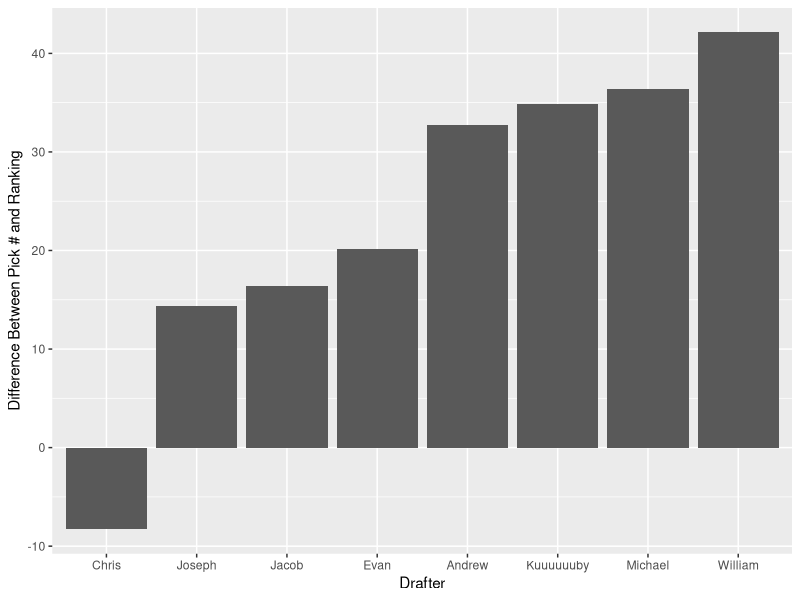
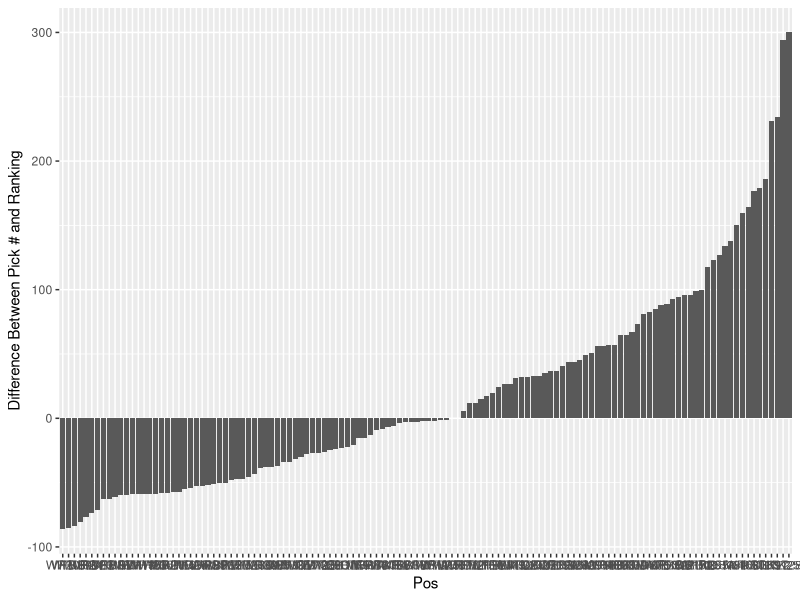
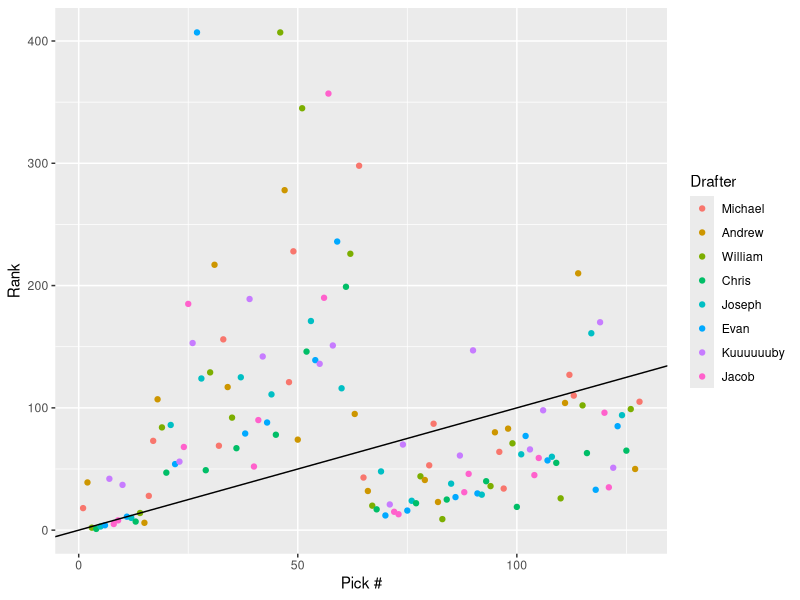
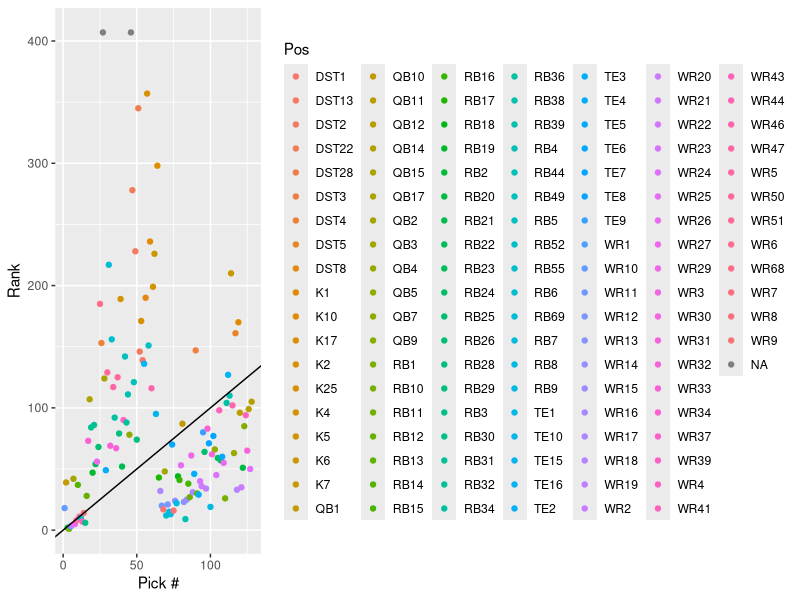
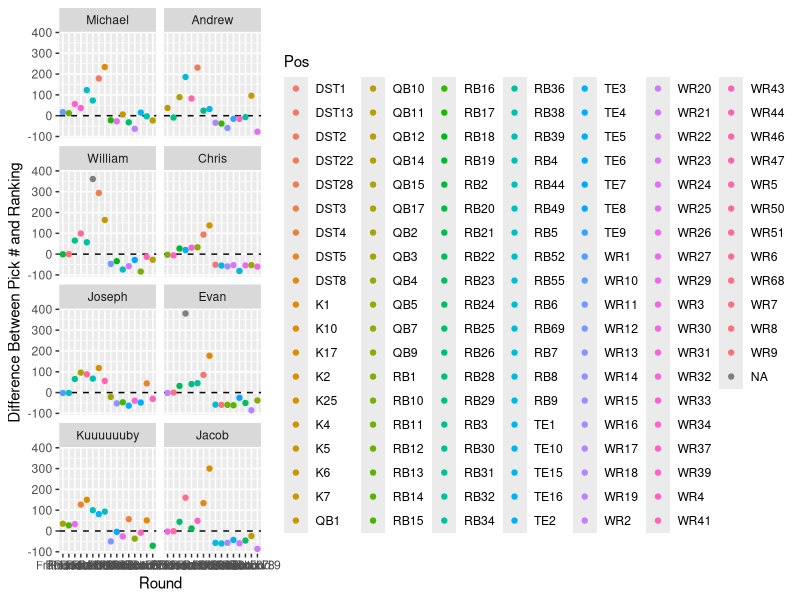

These charts were generated, in order, by the following R code:
## ---- chunk 1
knitr::opts_chunk$set(fig.width=12, fig.height=8, fig.path='Figs/',
                      echo=FALSE, warning=FALSE, message=FALSE)
options(width=100)
## ---- chunk 2
knitr::opts_chunk$set(echo = TRUE)
## ---- chunk 3
library("reshape2")
library("plyr")
    
draftData <- read.csv("./data/Draft2017.csv")
print.data.frame(head(draftData), row.names=FALSE)
## ---- chunk 4
# Melt the data
draftData <- melt(draftData, id.vars = "ROUND")

# Drop the row names
rownames(draftData) <- NULL

# Order by round (this is a stable sort)
draftData <- draftData[order(draftData$ROUND), ]

# Rename some columns
draftData <- rename(draftData, c("variable" = "Drafter", "value" = "Player", "ROUND" = "Round"))

print.data.frame(head(draftData, n=10), row.names=FALSE)
## ---- chunk 5
# Creates the sequence: 1,2,3,4,5,6,7,8,16,15,14,13,12,11,10,9,17,18,19,20....
snakeFunction <- function(n, rowLen=8)
{
  lapply(1:n, function(i){
    groupIndicator <- ceiling(i / rowLen)
    # Increasing group
    if (groupIndicator %% 2 == 1)
    {
      i
    }
    # Decreasing group
    else
    {
      rowLen*groupIndicator - ((i - 1) %% rowLen)
    }
  })
}

# Create the list for out draft (8 drafters, 16 rounds)
pickOrdering <- snakeFunction(8*16)

unlist(pickOrdering)
## ---- chunk 6
# Add the pick numbers to the draft data
draftData$PickNumber <- pickOrdering
draftData <- as.data.frame(lapply(draftData, unlist))

# Order the draft data by pick number
draftData <- draftData[order(draftData$PickNumber),]

print.data.frame(head(draftData, n=10), row.names=FALSE)
## ---- chunk 7
espn <- read.csv("./data/FantasyProsRankings2017.csv")

print.data.frame(head(espn, n=10), row.names=FALSE)
## ---- chunk 8
# Join espn rankings data with draft data 
joinedData <- join(draftData, espn, by="Player")

# Some players will not have an ESPN ranking, give these players a worst ranking + 1
joinedData$Rank[is.na(joinedData$Rank)] <- nrow(espn) + 1

print.data.frame(head(joinedData, n=10), row.names=FALSE)
## ---- chunk 9
joinedData$RankDiff <- joinedData$Rank - joinedData$PickNumber

print.data.frame(head(joinedData, n=10), row.names=FALSE)
## ---- chunk 10
avgDiffs <- aggregate(RankDiff ~ Drafter, joinedData, FUN=mean)

# Order factor by worst draft to best
avgDiffs <- within(avgDiffs, Drafter <- factor(Drafter, levels=avgDiffs[order(avgDiffs$RankDiff), "Drafter"]))

# Order dataframe by worst draft to best
avgDiffs <- avgDiffs[order(avgDiffs$RankDiff, decreasing = FALSE),]

print.data.frame(avgDiffs, row.names=FALSE)
## ---- chunk 11
library(ggplot2)
ggplot(avgDiffs, aes(x=Drafter, y=RankDiff)) + geom_bar(stat = "identity") + ylab("Difference Between Pick # and Ranking")
## ---- chunk 12
posDiffs <- aggregate(RankDiff ~ Pos, joinedData, FUN=mean)

posDiffs <- within(posDiffs, Pos <- factor(Pos, levels=posDiffs[order(posDiffs$RankDiff), "Pos"]))

# Order dataframe by worst draft to best
posDiffs <- posDiffs[order(posDiffs$RankDiff, decreasing = FALSE),]

print.data.frame(posDiffs, row.names=FALSE)

ggplot(posDiffs, aes(x=Pos, y=RankDiff)) + geom_bar(stat = "identity") + ylab("Difference Between Pick # and Ranking")
## ---- chunk 13
# Scatter colored by drafter 
ggplot(joinedData, aes(x=PickNumber,y=Rank)) + geom_point(aes(color=Drafter)) + geom_abline() + xlab("Pick #")
## ---- chunk 14
# Scatter colored by position 
ggplot(joinedData, aes(x=PickNumber,y=Rank)) + geom_point(aes(color=Pos)) + geom_abline() + xlab("Pick #")
## ---- chunk 15
# Scatter colored by position, faceted by drafer
ggplot(joinedData, aes(x=Round, y=RankDiff)) + geom_line() + facet_wrap(~Drafter, ncol=2) + geom_hline(yintercept = 0, linetype=2) + geom_point(aes(color=Pos)) + ylab("Difference Between Pick # and Ranking")
